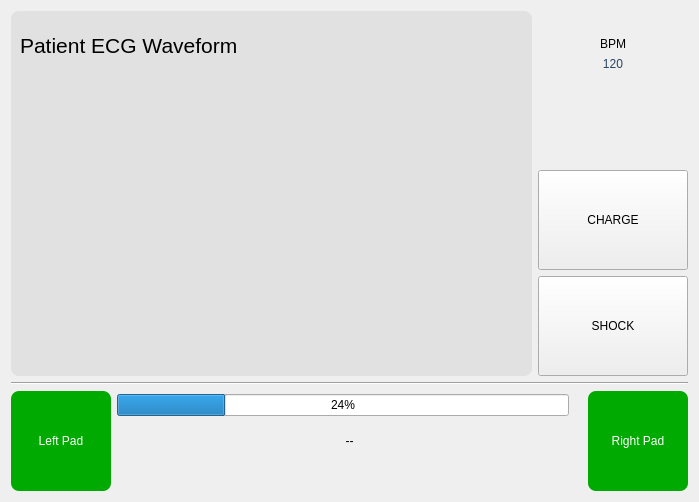
<?xml version="1.0" encoding="UTF-8"?>
<ui version="4.0">
 <class>DashboardForm</class>
 <widget class="QWidget" name="DashboardForm">
  <property name="geometry">
   <rect>
    <x>0</x>
    <y>0</y>
    <width>699</width>
    <height>502</height>
   </rect>
  </property>
  <property name="windowTitle">
   <string>Form</string>
  </property>
  <layout class="QVBoxLayout" name="verticalLayout_3">
   <item>
    <layout class="QHBoxLayout" name="horizontalLayout_2">
     <item>
      <widget class="QFrame" name="chartFrame">
       <property name="sizePolicy">
        <sizepolicy hsizetype="Expanding" vsizetype="Expanding">
         <horstretch>0</horstretch>
         <verstretch>0</verstretch>
        </sizepolicy>
       </property>
       <property name="styleSheet">
        <string notr="true">border-radius: 8;
background-color: rgb(225, 225, 225);</string>
       </property>
       <property name="frameShape">
        <enum>QFrame::StyledPanel</enum>
       </property>
       <property name="frameShadow">
        <enum>QFrame::Raised</enum>
       </property>
       <layout class="QVBoxLayout" name="verticalLayout_4">
        <item>
         <widget class="QLabel" name="label">
          <property name="sizePolicy">
           <sizepolicy hsizetype="Preferred" vsizetype="Fixed">
            <horstretch>0</horstretch>
            <verstretch>0</verstretch>
           </sizepolicy>
          </property>
          <property name="minimumSize">
           <size>
            <width>0</width>
            <height>50</height>
           </size>
          </property>
          <property name="styleSheet">
           <string notr="true">font-size: 16pt;</string>
          </property>
          <property name="text">
           <string>Patient ECG Waveform</string>
          </property>
         </widget>
        </item>
        <item>
         <widget class="QLabel" name="chartLabel">
          <property name="styleSheet">
           <string notr="true">background-image: url(:/src/assets/imgs/graph-bg.png);</string>
          </property>
          <property name="text">
           <string/>
          </property>
         </widget>
        </item>
       </layout>
      </widget>
     </item>
     <item>
      <layout class="QVBoxLayout" name="verticalLayout">
       <item>
        <widget class="QLabel" name="label_3">
         <property name="minimumSize">
          <size>
           <width>0</width>
           <height>40</height>
          </size>
         </property>
         <property name="text">
          <string>BPM</string>
         </property>
         <property name="alignment">
          <set>Qt::AlignBottom|Qt::AlignHCenter</set>
         </property>
        </widget>
       </item>
       <item>
        <widget class="QLabel" name="bpmLbl">
         <property name="minimumSize">
          <size>
           <width>150</width>
           <height>100</height>
          </size>
         </property>
         <property name="styleSheet">
          <string notr="true">font: 700 28pt &quot;Segoe UI&quot;;
color: rgb(40, 70, 98);</string>
         </property>
         <property name="text">
          <string>120</string>
         </property>
         <property name="alignment">
          <set>Qt::AlignHCenter|Qt::AlignTop</set>
         </property>
        </widget>
       </item>
       <item>
        <spacer name="verticalSpacer">
         <property name="orientation">
          <enum>Qt::Vertical</enum>
         </property>
         <property name="sizeHint" stdset="0">
          <size>
           <width>20</width>
           <height>40</height>
          </size>
         </property>
        </spacer>
       </item>
       <item>
        <widget class="QPushButton" name="chargeBtn">
         <property name="sizePolicy">
          <sizepolicy hsizetype="Fixed" vsizetype="Fixed">
           <horstretch>0</horstretch>
           <verstretch>0</verstretch>
          </sizepolicy>
         </property>
         <property name="minimumSize">
          <size>
           <width>150</width>
           <height>100</height>
          </size>
         </property>
         <property name="styleSheet">
          <string notr="true">
QPushButton { 
    border-radius: 16; 
    color: rgb(255, 255, 255); 
    background-color: rgb(255, 170, 0); 
    font: 700 18pt \&quot;Segoe UI\&quot;; 
} 

QPushButton:enabled { 
    color: rgb(255, 255, 255); 
    background-color: rgb(255, 170, 0); 
} 

QPushButton:hover { 
    color: rgba(255, 255, 255, 200); 
    background-color: rgba(255, 170, 0, 200); 
} 

QPushButton:pressed { 
    color: rgba(255, 255, 255, 180); 
    background-color: rgba(255, 170, 0, 180); 
} 

QPushButton:disabled { 
    color: rgba(255, 255, 255, 100); 
    background-color: rgba(255, 170, 0, 100); 
}</string>
         </property>
         <property name="text">
          <string>CHARGE</string>
         </property>
        </widget>
       </item>
       <item>
        <widget class="QPushButton" name="shockBtn">
         <property name="minimumSize">
          <size>
           <width>150</width>
           <height>100</height>
          </size>
         </property>
         <property name="styleSheet">
          <string notr="true">QPushButton { 
    border-radius: 16; 
    color: rgb(255, 255, 255); 
    background-color: rgb(255, 0, 0); 
    font: 700 18pt \&quot;Segoe UI\&quot;; 
} 
QPushButton:enabled { 
    color: rgb(255, 255, 255); 
    background-color: rgb(255, 0, 0); 
} 
QPushButton:hover { 
    color: rgba(255, 255, 255, 200); 
    background-color: rgba(255, 0, 0, 200); 
} 
QPushButton:pressed { 
    color: rgba(255, 255, 255, 180); 
    background-color: rgba(255, 0, 0, 180); 
} 
QPushButton:disabled { 
    color: rgba(255, 255, 255, 100); 
    background-color: rgba(255, 0, 0, 100); 
}</string>
         </property>
         <property name="text">
          <string>SHOCK</string>
         </property>
        </widget>
       </item>
      </layout>
     </item>
    </layout>
   </item>
   <item>
    <widget class="Line" name="line">
     <property name="orientation">
      <enum>Qt::Horizontal</enum>
     </property>
    </widget>
   </item>
   <item>
    <layout class="QHBoxLayout" name="horizontalLayout_3">
     <item>
      <widget class="QPushButton" name="leftPad">
       <property name="minimumSize">
        <size>
         <width>100</width>
         <height>100</height>
        </size>
       </property>
       <property name="styleSheet">
        <string notr="true">background-color: rgb(0, 170, 0);
border-radius: 8;
color: rgb(255,255,255);
font: 600 16pt &quot;Segoe UI&quot;;</string>
       </property>
       <property name="text">
        <string>Left Pad</string>
       </property>
      </widget>
     </item>
     <item>
      <layout class="QVBoxLayout" name="verticalLayout_2">
       <item>
        <layout class="QHBoxLayout" name="horizontalLayout">
         <item>
          <widget class="QProgressBar" name="chargeProgressBar">
           <property name="value">
            <number>24</number>
           </property>
          </widget>
         </item>
         <item>
          <widget class="QLabel" name="shockLevelLbl">
           <property name="text">
            <string/>
           </property>
          </widget>
         </item>
        </layout>
       </item>
       <item>
        <widget class="QLabel" name="msgLbl">
         <property name="sizePolicy">
          <sizepolicy hsizetype="Expanding" vsizetype="Preferred">
           <horstretch>0</horstretch>
           <verstretch>0</verstretch>
          </sizepolicy>
         </property>
         <property name="text">
          <string>--</string>
         </property>
         <property name="textFormat">
          <enum>Qt::MarkdownText</enum>
         </property>
         <property name="alignment">
          <set>Qt::AlignCenter</set>
         </property>
        </widget>
       </item>
       <item>
        <widget class="QLabel" name="label_2">
         <property name="text">
          <string/>
         </property>
         <property name="textFormat">
          <enum>Qt::MarkdownText</enum>
         </property>
        </widget>
       </item>
      </layout>
     </item>
     <item>
      <widget class="QPushButton" name="rightPad">
       <property name="minimumSize">
        <size>
         <width>100</width>
         <height>100</height>
        </size>
       </property>
       <property name="styleSheet">
        <string notr="true">background-color: rgb(0, 170, 0);
border-radius: 8;
color: rgb(255,255,255);
font: 600 16pt &quot;Segoe UI&quot;;</string>
       </property>
       <property name="text">
        <string>Right Pad</string>
       </property>
      </widget>
     </item>
    </layout>
   </item>
  </layout>
 </widget>
 <resources/>
 <connections/>
</ui>
